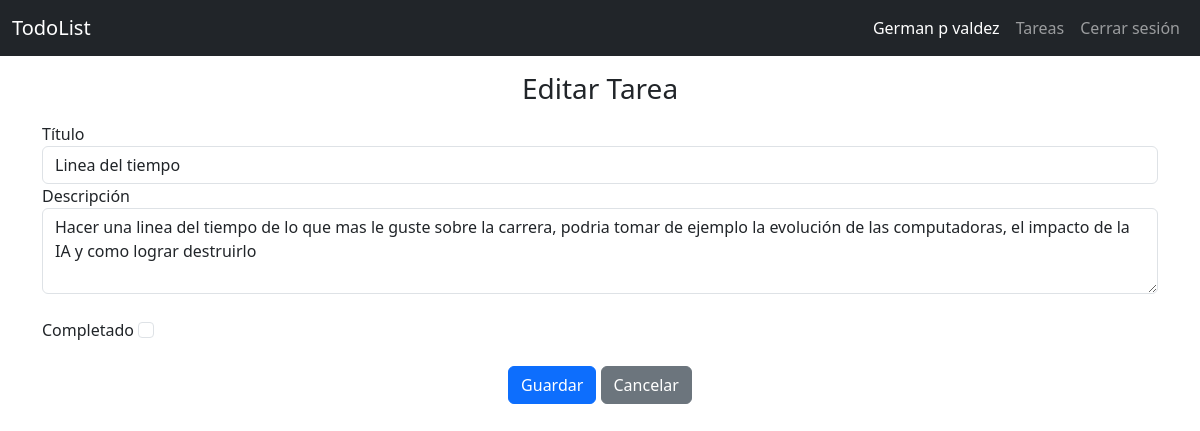
Screenshot of /todo/update/3 (signed in) with the database file from the repository.
### todor/models.py (models this page shows, shortened)
class User(db.Model):
    id = db.Column(db.Integer, primary_key = True)
    username = db.Column(db.String(20), unique = True, nullable = False)
    password = db.Column(db.Text, nullable = False)

class Todo(db.Model):
    id = db.Column(db.Integer, primary_key = True)
    created_by = db.Column(db.Integer, db.ForeignKey('user.id'), nullable = False)
    title = db.Column(db.String(100), nullable = False)
    desc = db.Column(db.Text)
    state = db.Column(db.Boolean, default = False)

### todor/todo.py (the view)
@bp.route('/update/<int:id>', methods=('GET','POST'))
@login_required
def update(id):
    todo = get_todo(id)
    if request.method == 'POST':
        todo.title = request.form['title']
        todo.desc = request.form['desc']
        todo.state = True if request.form.get('state') == 'on' else False
        db.session.commit()
        return redirect(url_for('todo.index'))
    return render_template('todo/update.html', todo = todo)

### todor/auth.py (called while the page is built)
@bp.before_app_request
def load_logged_in_user():
    user_id = session.get('user_id')
    if user_id is None:
        g.user = None
    else:
        g.user = User.query.get_or_404(user_id)

def login_required(view):
    @functools.wraps(view)
    def wrapped_view(**kwargs):
        if g.user is None:
            return redirect(url_for('auth.login'))
        return view(**kwargs)
    return wrapped_view

### todor/todo.py (called while the page is built)
def get_todo(id):
    todo = Todo.query.get_or_404(id)
    return todo

### todor/templates/todo/update.html
{% extends 'base.html'%}
{% block content %}
<section class="container-sm">
    <h3 class="text-center mt-3 mb-3">{% block title %}Editar Tarea{% endblock %}</h3>
    <form action="" method="post">
        <div class="form-group">
            <label for="title">Título</label>
            <input type="text" class="form-control" id="title" name="title" required value="{{ todo.title }}">
        </div>
        <div class="form-group">
            <label for="desc">Descripción</label>
            <textarea class="form-control" id="desc" name="desc" rows="3">{{ todo.desc }}</textarea>
        </div>
        <br>
        <div class="form-group">
            <label for="state">Completado</label>
            <input class="form-check-input" type="checkbox" name="state" id="state" {% if todo.state == true %} checked {% endif%}>
        </div>
        <br>
        <div class="text-center">
            <input type="submit" class="btn btn-primary" value="Guardar">
            <a href="{{ url_for('todo.index') }}" class="btn btn-secondary">Cancelar</a>
        </div>
    </form>
</section>
{% endblock %}

### todor/templates/base.html (shortened to what this page needs)
<!DOCTYPE html>
<html lang="en">
<head>
    <link href="https://cdn.jsdelivr.net/npm/bootstrap@5.3.0-alpha1/dist/css/bootstrap.min.css" rel="stylesheet"
>
</head>
<body>
    <nav class="navbar navbar-expand-sm navbar-dark bg-dark" data-bs-theme="dark">
        <div class="container-fluid">
            <a class="navbar-brand" href="{{url_for('index')}}">TodoList</a>
            <div class="collapse navbar-collapse justify-content-end" id="navbarNav">
                <ul class="navbar-nav">
                    {% if g.user %}
                    <li class="nav-item">
                        <span class="nav-link active"> {{ g.user.username }} </span>
                    </li>
                    <li class="nav-item">
                        <a class="nav-link" href="{{url_for('todo.index')}}">Tareas</a>
                    </li>
                    <li class="nav-item">
                        <a class="nav-link" href="{{url_for('auth.logout')}}">Cerrar sesión</a>
                    </li>
                    {% endif %}
                </ul>
            </div>
        </div>
    </nav>
    {% block content %}
    {% endblock%}
</body>
</html>

### rows the page displays
User: user.username "German p valdez"
Todo: title "Linea del tiempo", desc "Hacer una linea del tiempo de lo que mas le guste sobre la carrera, podria tomar de ejemplo la evolución de las computadoras, el impacto de la IA y como lograr destruirlo"
